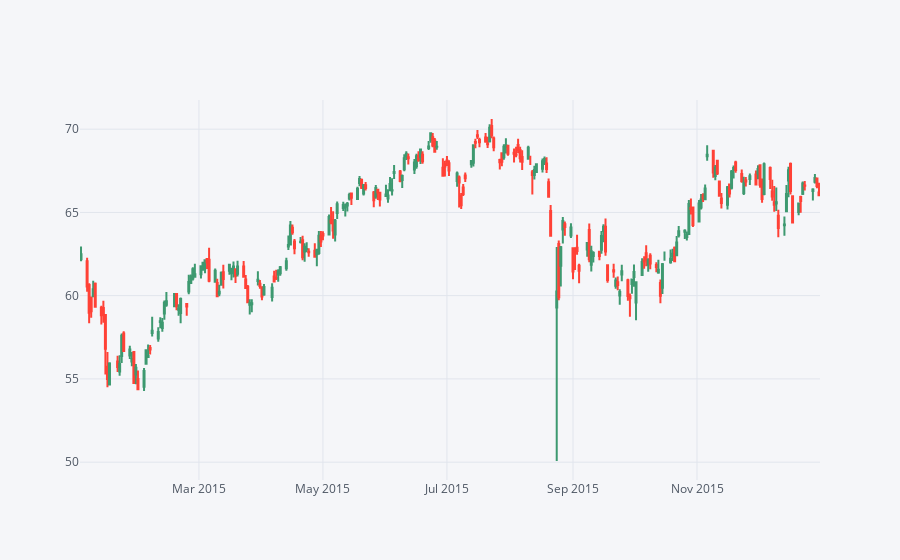

The notebook cell this image was saved under:
### Markdown cell above
# Part 4 - Some Technical Analysis Plots
**This is not available on GitHub

### Code cell
# Candle Stick
JPM[['High','Low','Open','Close']].loc['2015-01-01':'2016-01-02'].iplot(kind='candle')

### Figure 1 — Plotly figure (JSON) as saved in the notebook; plotly's stock layout.template omitted (floating-point values rounded to 4 significant figures; data arrays with more than 128 entries replaced by an {"elided": "..."} marker saying what was removed)
{"data": [{"close": {"elided": "252 float values"}, "high": {"elided": "252 float values"}, "low": {"elided": "252 float values"}, "open": {"elided": "252 float values"}, "showlegend": false, "type": "candlestick", "x": {"elided": "252 str values"}, "yaxis": "y2"}], "layout": {"legend": {"bgcolor": "#F5F6F9", "font": {"color": "#4D5663"}}, "paper_bgcolor": "#F5F6F9", "plot_bgcolor": "#F5F6F9", "title": {"font": {"color": "#4D5663"}}, "xaxis": {"gridcolor": "#E1E5ED", "rangeslider": {"visible": false}, "showgrid": true, "tickfont": {"color": "#4D5663"}, "title": {"font": {"color": "#4D5663"}, "text": ""}, "zerolinecolor": "#E1E5ED"}, "yaxis": {"gridcolor": "#E1E5ED", "showgrid": true, "showticklabels": false, "tickfont": {"color": "#4D5663"}, "title": {"font": {"color": "#4D5663"}, "text": ""}, "zerolinecolor": "#E1E5ED"}, "yaxis2": {"gridcolor": "#E1E5ED", "showgrid": true, "tickfont": {"color": "#4D5663"}, "title": {"font": {"color": "#4D5663"}, "text": ""}, "zerolinecolor": "#E1E5ED"}}}
